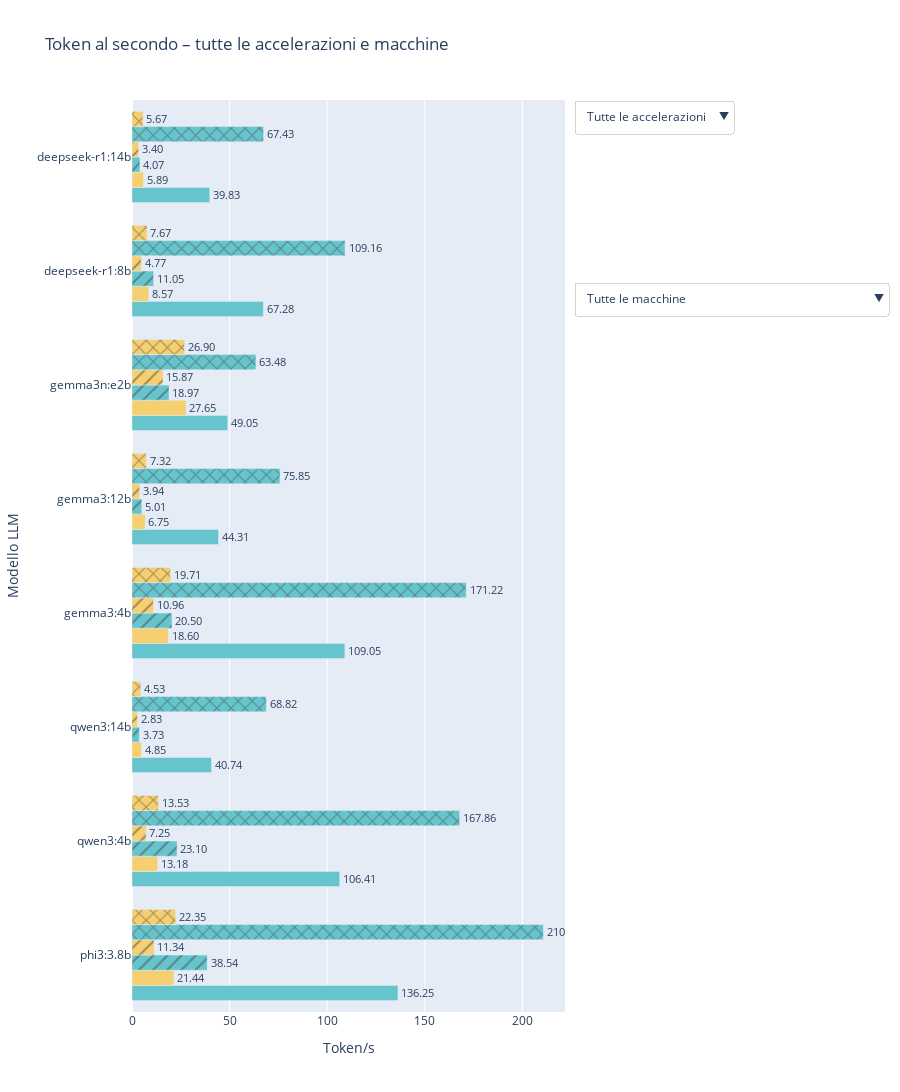

This figure's notebook cell:
### Code cell
# Acceleration label
ollama_df["acc_label"] = ollama_df["gpu"].astype(str).replace({"True": "GPU", "False": "CPU"})

# Machine label = CPU + GPU (dynamic)
ollama_df["machine_label"] = ollama_df["CPU"] + " + " + ollama_df["GPU"]

# Sorted list of unique models (appearance order preserved)
model_order = list(dict.fromkeys(ollama_df["model"].tolist()))  # preserve first appearance order
ollama_df["model"] = pd.Categorical(ollama_df["model"], categories=model_order, ordered=True)

# Sorted list of unique machines
machine_labels = list(dict.fromkeys(ollama_df["machine_label"].tolist()))

# Pattern shapes (cycle if more machines)
patterns_cycle = ["", "/", "x", "\\", "-", "|", "+", "."]
pattern_map = {
    machine: patterns_cycle[i % len(patterns_cycle)]
    for i, machine in enumerate(machine_labels)
}

# Colour mapping for GPU/CPU
color_map = {"GPU": px.colors.qualitative.Pastel[0], "CPU": px.colors.qualitative.Pastel[1]}

# ------------------ Build traces ------------------
traces = []
meta = []

for machine in machine_labels:
    for acc in ["GPU", "CPU"]:  # fixed order
        subset = ollama_df[(ollama_df["machine_label"] == machine) & (ollama_df["acc_label"] == acc)]
        if subset.empty:
            continue
        traces.append(
            go.Bar(
                y=subset["model"],
                x=subset["tok_med_s"],   # average tokens per second
                orientation="h",
                showlegend=False,
                marker=dict(color=color_map[acc], pattern=dict(shape=pattern_map[machine])),
                text=[f"{t:.2f}" for t in subset["tok_med_s"]],
                textposition="outside",
                hovertemplate=(
                    f"{machine}<br>Modello: %{{y}} · {acc}<br>%{{x:.2f}} token/s"
                    "<extra></extra>"
                ),
            )
        )
        meta.append({"machine": machine, "acc": acc})

fig = go.Figure(data=traces)

# ------------------ Visibility masks ------------------
n = len(traces)
vis_all = [True]*n
vis_gpu_only = [m["acc"] == "GPU" for m in meta]
vis_cpu_only = [m["acc"] == "CPU" for m in meta]

machine_vis_dict = {machine: [m["machine"] == machine for m in meta]
                    for machine in machine_labels}

# ------------------ Dropdowns ------------------
dropdown_acc = dict(
    buttons=[
        dict(label="Tutte le accelerazioni", method="update",
             args=[{"visible": vis_all},
                   {"title": "Token al secondo – tutte le accelerazioni"}]),
        dict(label="Solo GPU", method="update",
             args=[{"visible": vis_gpu_only},
                   {"title": "Token al secondo – solo GPU"}]),
        dict(label="Solo CPU", method="update",
             args=[{"visible": vis_cpu_only},
                   {"title": "Token al secondo – solo CPU"}]),
    ],
    direction="down",
    x=1.02,
    y=1,
    xanchor="left",
    yanchor="top",
    showactive=True,
    bgcolor="white",
    bordercolor="lightgray"
)

machine_buttons = [
    dict(label="Tutte le macchine", method="update",
         args=[{"visible": vis_all},
               {"title": "Token al secondo – tutte le macchine"}])
]
for machine in machine_labels:
    machine_buttons.append(
        dict(label=machine, method="update",
             args=[{"visible": machine_vis_dict[machine]},
                   {"title": f"Token al secondo – {machine}"}])
    )

dropdown_machine = dict(
    buttons=machine_buttons,
    direction="down",
    x=1.02,
    y=0.8,
    xanchor="left",
    yanchor="top",
    showactive=True,
    bgcolor="white",
    bordercolor="lightgray"
)

# ------------------ Layout ------------------
fig.update_layout(
    barmode="group",
    title="Token al secondo – tutte le accelerazioni e macchine",
    xaxis_title="Token/s",
    yaxis_title="Modello LLM",
    updatemenus=[dropdown_acc, dropdown_machine],
    height = len(ollama_df) * 40,
    margin=dict(r=220)
)

fig.show()

### Figure 1 — Plotly figure (JSON) as saved in the notebook; plotly's stock layout.template omitted (floating-point values rounded to 4 significant figures)
{"data": [{"hovertemplate": "AMD Ryzen 5 9600X + Nvidia RTX 5060 16GB<br>Modello: %{y} · GPU<br>%{x:.2f} token/s<extra></extra>", "marker": {"color": "rgb(102, 197, 204)", "pattern": {"shape": ""}}, "orientation": "h", "showlegend": false, "text": ["136.25", "106.41", "40.74", "109.05", "44.31", "49.05", "67.28", "39.83"], "textposition": "outside", "type": "bar", "x": [136.2, 106.4, 40.74, 109.0, 44.31, 49.05, 67.28, 39.83], "y": ["phi3:3.8b", "qwen3:4b", "qwen3:14b", "gemma3:4b", "gemma3:12b", "gemma3n:e2b", "deepseek-r1:8b", "deepseek-r1:14b"]}, {"hovertemplate": "AMD Ryzen 5 9600X + Nvidia RTX 5060 16GB<br>Modello: %{y} · CPU<br>%{x:.2f} token/s<extra></extra>", "marker": {"color": "rgb(246, 207, 113)", "pattern": {"shape": ""}}, "orientation": "h", "showlegend": false, "text": ["21.44", "13.18", "4.85", "18.60", "6.75", "27.65", "8.57", "5.89"], "textposition": "outside", "type": "bar", "x": [21.44, 13.18, 4.85, 18.6, 6.75, 27.65, 8.57, 5.89], "y": ["phi3:3.8b", "qwen3:4b", "qwen3:14b", "gemma3:4b", "gemma3:12b", "gemma3n:e2b", "deepseek-r1:8b", "deepseek-r1:14b"]}, {"hovertemplate": "Intel i5-4690K + Nvidia GTX 1060 6GB<br>Modello: %{y} · GPU<br>%{x:.2f} token/s<extra></extra>", "marker": {"color": "rgb(102, 197, 204)", "pattern": {"shape": "/"}}, "orientation": "h", "showlegend": false, "text": ["38.54", "23.10", "3.73", "20.50", "5.01", "18.97", "11.05", "4.07"], "textposition": "outside", "type": "bar", "x": [38.54, 23.1, 3.73, 20.5, 5.01, 18.97, 11.05, 4.07], "y": ["phi3:3.8b", "qwen3:4b", "qwen3:14b", "gemma3:4b", "gemma3:12b", "gemma3n:e2b", "deepseek-r1:8b", "deepseek-r1:14b"]}, {"hovertemplate": "Intel i5-4690K + Nvidia GTX 1060 6GB<br>Modello: %{y} · CPU<br>%{x:.2f} token/s<extra></extra>", "marker": {"color": "rgb(246, 207, 113)", "pattern": {"shape": "/"}}, "orientation": "h", "showlegend": false, "text": ["11.34", "7.25", "2.83", "10.96", "3.94", "15.87", "4.77", "3.40"], "textposition": "outside", "type": "bar", "x": [11.34, 7.25, 2.83, 10.96, 3.94, 15.87, 4.77, 3.4], "y": ["phi3:3.8b", "qwen3:4b", "qwen3:14b", "gemma3:4b", "gemma3:12b", "gemma3n:e2b", "deepseek-r1:8b", "deepseek-r1:14b"]}, {"hovertemplate": "AMD Ryzen 7 9800X3D + Nvidia GTX 4080 SUPER<br>Modello: %{y} · GPU<br>%{x:.2f} token/s<extra></extra>", "marker": {"color": "rgb(102, 197, 204)", "pattern": {"shape": "x"}}, "orientation": "h", "showlegend": false, "text": ["210.74", "167.86", "68.82", "171.22", "75.85", "63.48", "109.16", "67.43"], "textposition": "outside", "type": "bar", "x": [210.7, 167.9, 68.82, 171.2, 75.85, 63.48, 109.2, 67.43], "y": ["phi3:3.8b", "qwen3:4b", "qwen3:14b", "gemma3:4b", "gemma3:12b", "gemma3n:e2b", "deepseek-r1:8b", "deepseek-r1:14b"]}, {"hovertemplate": "AMD Ryzen 7 9800X3D + Nvidia GTX 4080 SUPER<br>Modello: %{y} · CPU<br>%{x:.2f} token/s<extra></extra>", "marker": {"color": "rgb(246, 207, 113)", "pattern": {"shape": "x"}}, "orientation": "h", "showlegend": false, "text": ["22.35", "13.53", "4.53", "19.71", "7.32", "26.90", "7.67", "5.67"], "textposition": "outside", "type": "bar", "x": [22.35, 13.53, 4.53, 19.71, 7.32, 26.9, 7.67, 5.67], "y": ["phi3:3.8b", "qwen3:4b", "qwen3:14b", "gemma3:4b", "gemma3:12b", "gemma3n:e2b", "deepseek-r1:8b", "deepseek-r1:14b"]}], "layout": {"barmode": "group", "height": 1920, "margin": {"r": 220}, "title": {"text": "Token al secondo – tutte le accelerazioni e macchine"}, "updatemenus": [{"bgcolor": "white", "bordercolor": "lightgray", "buttons": [{"args": [{"visible": [true, true, true, true, true, true]}, {"title": "Token al secondo – tutte le accelerazioni"}], "label": "Tutte le accelerazioni", "method": "update"}, {"args": [{"visible": [true, false, true, false, true, false]}, {"title": "Token al secondo – solo GPU"}], "label": "Solo GPU", "method": "update"}, {"args": [{"visible": [false, true, false, true, false, true]}, {"title": "Token al secondo – solo CPU"}], "label": "Solo CPU", "method": "update"}], "direction": "down", "showactive": true, "x": 1.02, "xanchor": "left", "y": 1, "yanchor": "top"}, {"bgcolor": "white", "bordercolor": "lightgray", "buttons": [{"args": [{"visible": [true, true, true, true, true, true]}, {"title": "Token al secondo – tutte le macchine"}], "label": "Tutte le macchine", "method": "update"}, {"args": [{"visible": [true, true, false, false, false, false]}, {"title": "Token al secondo – AMD Ryzen 5 9600X + Nvidia RTX 5060 16GB"}], "label": "AMD Ryzen 5 9600X + Nvidia RTX 5060 16GB", "method": "update"}, {"args": [{"visible": [false, false, true, true, false, false]}, {"title": "Token al secondo – Intel i5-4690K + Nvidia GTX 1060 6GB"}], "label": "Intel i5-4690K + Nvidia GTX 1060 6GB", "method": "update"}, {"args": [{"visible": [false, false, false, false, true, true]}, {"title": "Token al secondo – AMD Ryzen 7 9800X3D + Nvidia GTX 4080 SUPER"}], "label": "AMD Ryzen 7 9800X3D + Nvidia GTX 4080 SUPER", "method": "update"}], "direction": "down", "showactive": true, "x": 1.02, "xanchor": "left", "y": 0.8, "yanchor": "top"}], "xaxis": {"title": {"text": "Token/s"}}, "yaxis": {"title": {"text": "Modello LLM"}}}}
